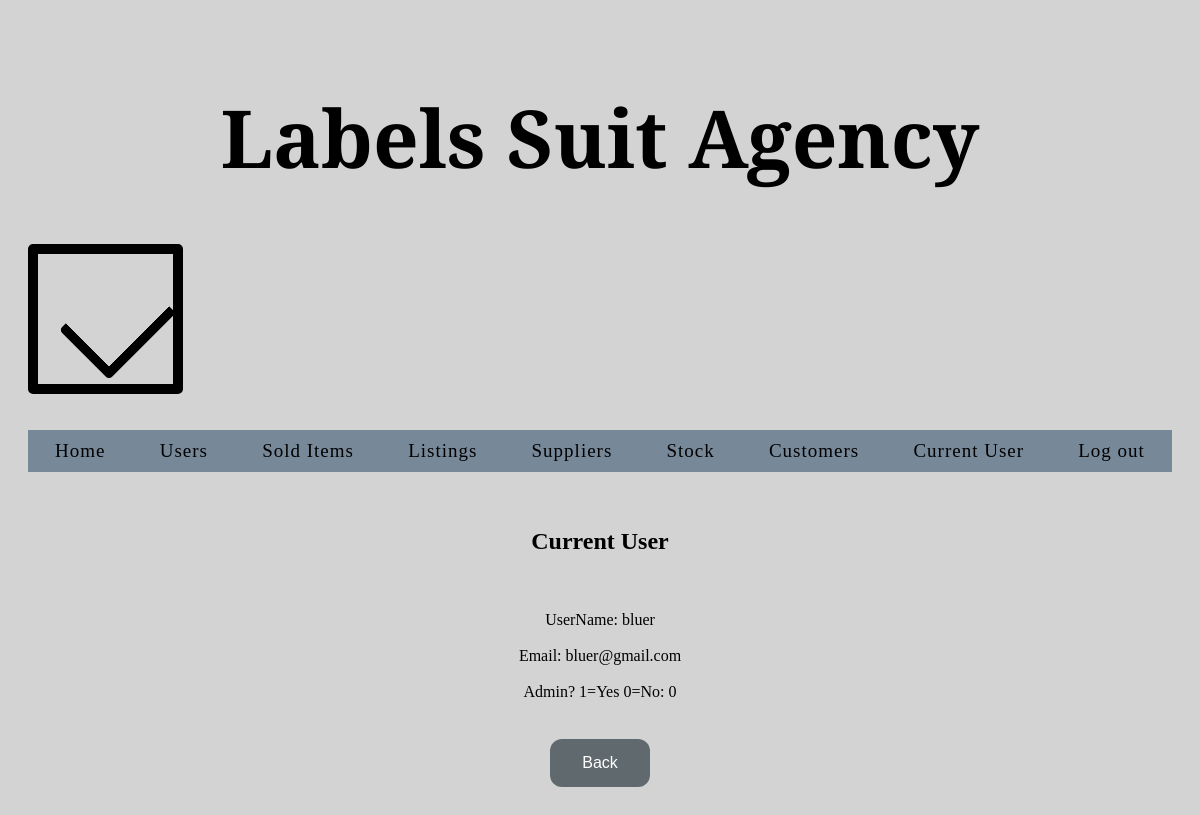
The page /currentuser (signed in) on the database as committed earlier.
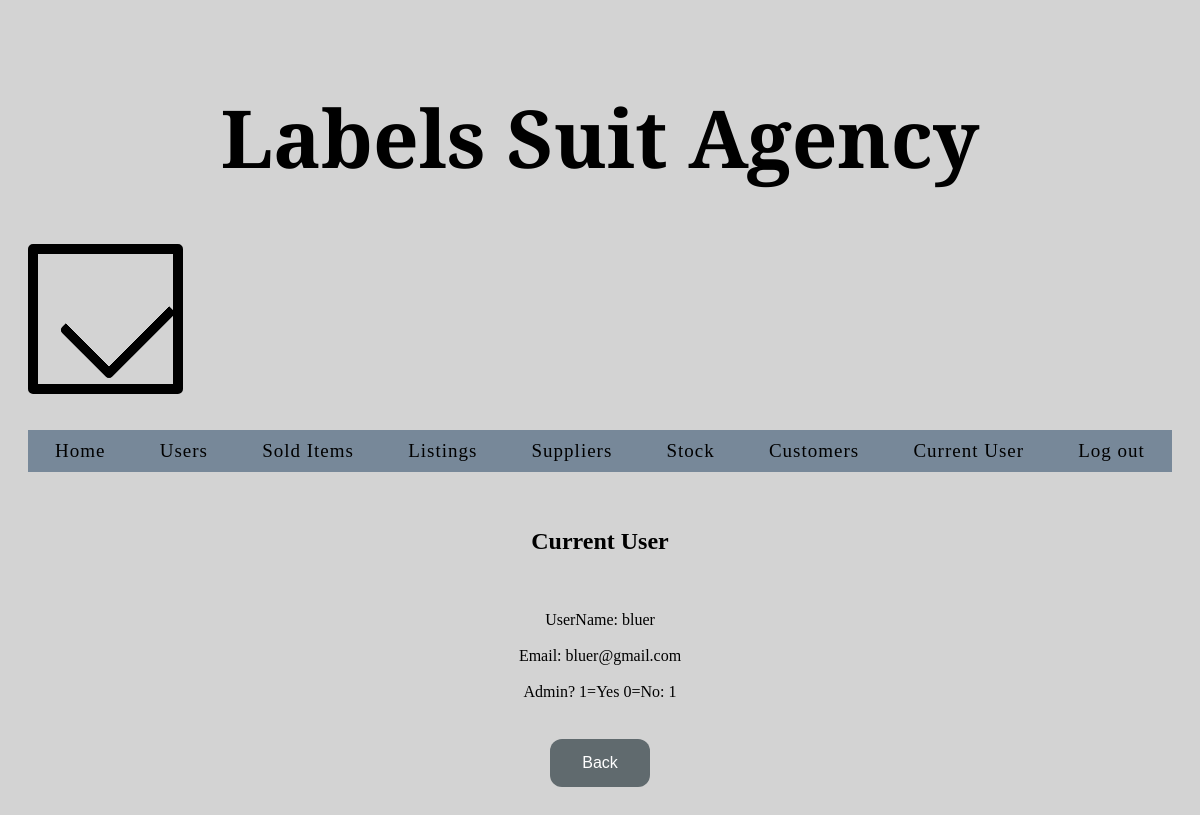
The same page on the database as committed later.
### app1.py (models this page shows, shortened)
class User(db.Model, UserMixin):
    __tablename__ = 'users'
    id = db.Column(db.Integer, primary_key=True)
    username = db.Column(db.String(10), unique=True, nullable=False)
    password = db.Column(db.String(10))
    email = db.Column(db.String(), unique=True, nullable=False)
    admin = db.Column(db.Integer, default=0)

### app1.py (the view)
@app.route('/currentuser', methods=['GET'])
@login_required
def currentuser():
        return render_template('currentuser.html')

### app1.py (called while the page is built)
@login_manager.user_loader
def get_user(id):
        return User.query.get(id)

### templates/currentuser.html (shortened to what this page needs)
{% import "bootstrap/wtf.html" as wtf %}
{% extends "base.html"%}
{% block body %}
<h2> Current User </h2>
<br></br>
<tbody>
    <tr>
        <th>UserName:</th>
        <th>{{ current_user.username }}</th>
    </tr>
    <br></br>
    <tr>
        <th>Email:</th>
        <th>{{ current_user.email }}</th>
    </tr>
    <br></br>
    <tr>
        <th>Admin? 1=Yes 0=No:</th>
        <th>{{ current_user.admin }}</th>
    </tr>
</tbody>
<br></br>
<div class="back">
    <a href="./loggedin"><button>Back</button></a>
</div>
{% endblock %}

### templates/base.html (shortened to what this page needs)
<!DOCTYPE html>
<html lang="en">
<head>
    <link href="{{url_for('static', filename='css/pictures52.css')}}" rel="stylesheet">
    <h1>Labels Suit Agency </h1>
    <div class="boxed">
        <div class="check"></div>
    </div>
</head>
<body>
    <br></br>
    <nav class="nav">
        <a href="/loggedin">Home</a>
        <a href="/userpage">Users</a>
        <a href="/solditempage">Sold Items</a>
        <a href="/listingpage">Listings</a>
        <a href="/supplierpage">Suppliers</a>
        <a href="/stockpage">Stock</a>
        <a href="/customerpage">Customers</a>
        <a href="/currentuser">Current User</a>
        <a href="/logout">Log out</a>
    </nav>
    <br></br>
    {% block body %}{% endblock %}
</body>
</html>

### static/css/pictures52.css (style rules this page uses)
h1 { text-align: center; font-family: 'EB Garamond', serif; font-size: 80px; }
button { background-color: #606a6e; border: none; color: white; padding: 15px 32px; text-align: center; text-decoration: none; display: inline-block; font-size: 16px; border-radius: 12px; transition-duration: 0.4s; }
a { margin: 0; padding:0; text-decoration: none; color: black; font-size: 19px; letter-spacing: 1px; }
div { border-radius: 5px; background-color:transparent; padding: 20px; }
:root { --borderWidth: 10px; --height: 45px; --width: 21px; --borderColor: #000000; }
body { padding: 20px; text-align: center; background-color: lightgrey; }
.check { display: inline-block; transform: rotate(45deg); height: var(--height); width: var(--width); border-bottom: var(--borderWidth) solid var(--borderColor); border-right: var(--borderWidth) solid var(--borderColor); text-align: right; }
.boxed { height: 90px; width: 95px; border: 10px solid black; text-align: right; }
nav { background-color: lightslategray; padding: 10px 0px; position: -webkit-sticky; position: sticky; top: 0px; width: 100%; text-align: center; justify-content: space-around; display: flex; z-index: 1; }

Rows that differ between the two databases and show on the page:
changed User "bluer": admin "0" → "1"
